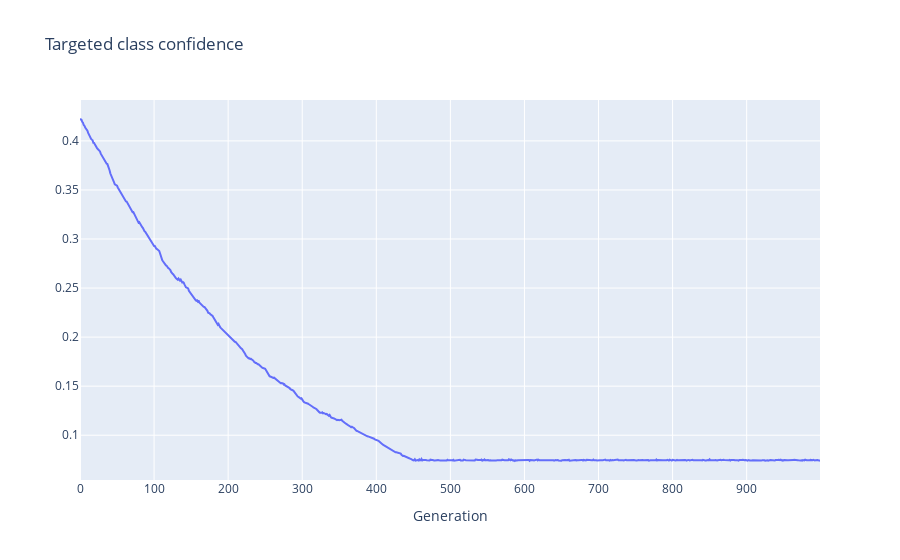
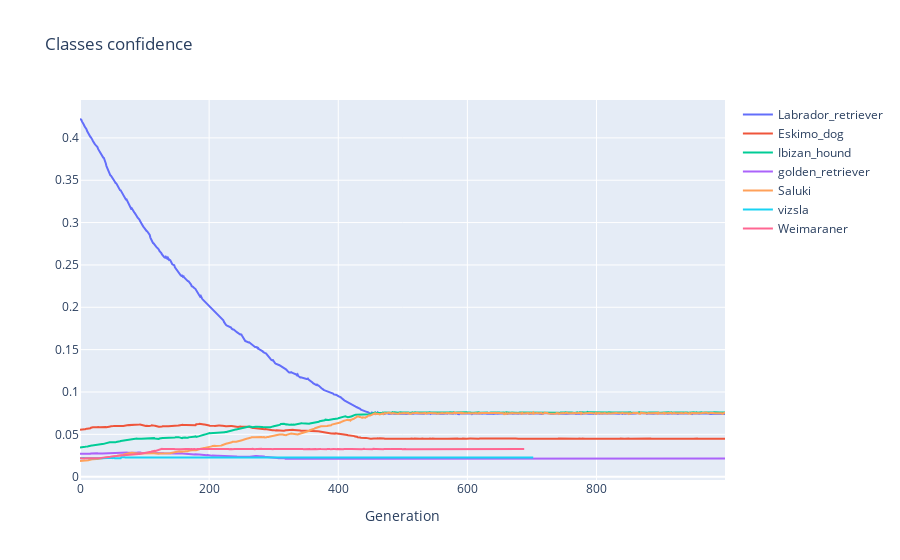
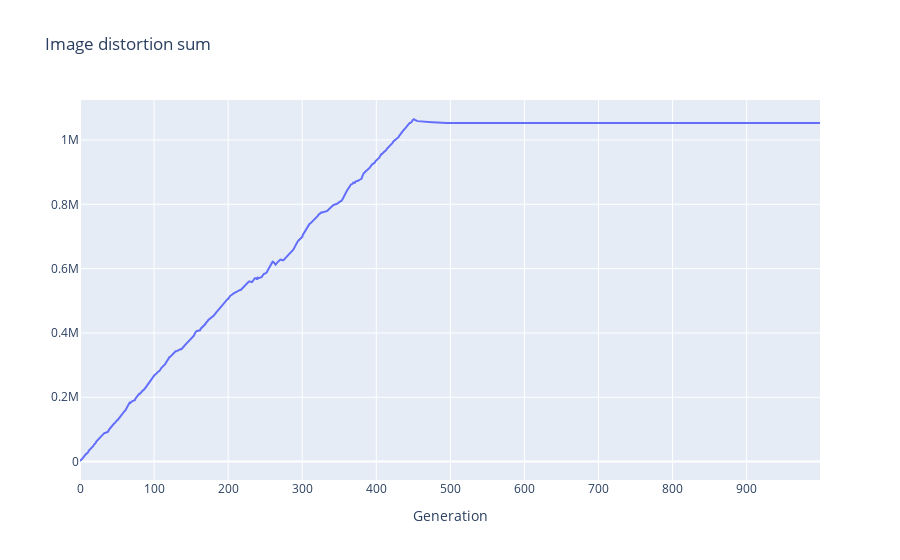
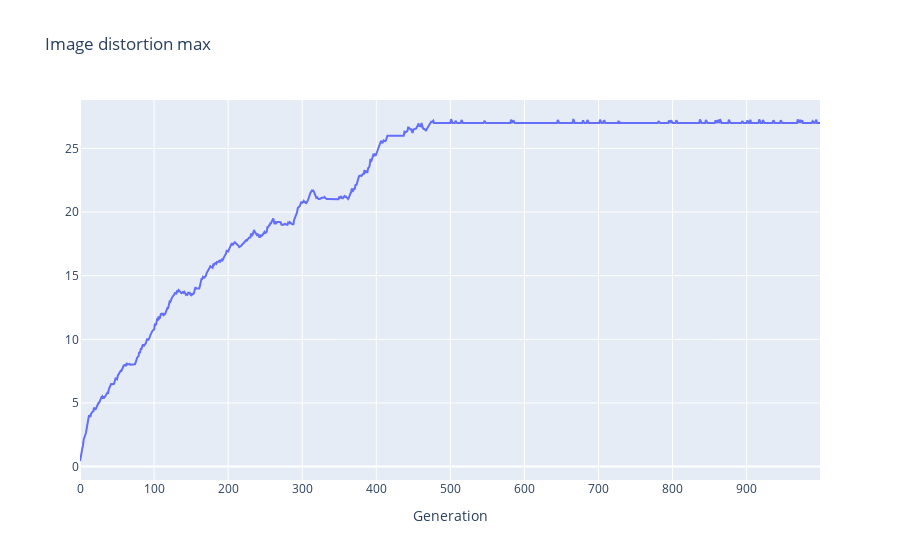

The notebook cell these images were saved under, in order:
### Code cell
results.plot_metrics()

### Figure 1 — Plotly figure (JSON) as saved in the notebook; plotly's stock layout.template omitted (floating-point values rounded to 4 significant figures; data arrays with more than 128 entries replaced by an {"elided": "..."} marker saying what was removed)
{"data": [{"mode": "lines", "name": "mean", "type": "scatter", "y": {"elided": "1000 float values"}}], "layout": {"title": {"text": "Targeted class confidence"}, "xaxis": {"title": {"text": "Generation"}}}}

### Figure 2 — Plotly figure (JSON) as saved in the notebook; plotly's stock layout.template omitted (floating-point values rounded to 4 significant figures; data arrays with more than 128 entries replaced by an {"elided": "..."} marker saying what was removed)
{"data": [{"mode": "lines", "name": "Labrador_retriever", "type": "scatter", "y": {"elided": "1000 float values"}}, {"mode": "lines", "name": "Eskimo_dog", "type": "scatter", "y": {"elided": "1000 float values"}}, {"mode": "lines", "name": "Ibizan_hound", "type": "scatter", "y": {"elided": "1000 float values"}}, {"mode": "lines", "name": "golden_retriever", "type": "scatter", "y": {"elided": "1000 float values"}}, {"mode": "lines", "name": "Saluki", "type": "scatter", "y": {"elided": "1000 float values"}}, {"mode": "lines", "name": "vizsla", "type": "scatter", "y": {"elided": "703 float values"}}, {"mode": "lines", "name": "Weimaraner", "type": "scatter", "y": {"elided": "689 float values"}}], "layout": {"title": {"text": "Classes confidence"}, "xaxis": {"title": {"text": "Generation"}}}}

### Figure 3 — Plotly figure (JSON) as saved in the notebook; plotly's stock layout.template omitted (floating-point values rounded to 4 significant figures; data arrays with more than 128 entries replaced by an {"elided": "..."} marker saying what was removed)
{"data": [{"mode": "lines", "name": "sum", "type": "scatter", "y": {"elided": "1000 float values"}}], "layout": {"title": {"text": "Image distortion sum"}, "xaxis": {"title": {"text": "Generation"}}}}

### Figure 4 — Plotly figure (JSON) as saved in the notebook; plotly's stock layout.template omitted (floating-point values rounded to 4 significant figures; data arrays with more than 128 entries replaced by an {"elided": "..."} marker saying what was removed)
{"data": [{"mode": "lines", "name": "max", "type": "scatter", "y": {"elided": "1000 float values"}}], "layout": {"title": {"text": "Image distortion max"}, "xaxis": {"title": {"text": "Generation"}}}}
